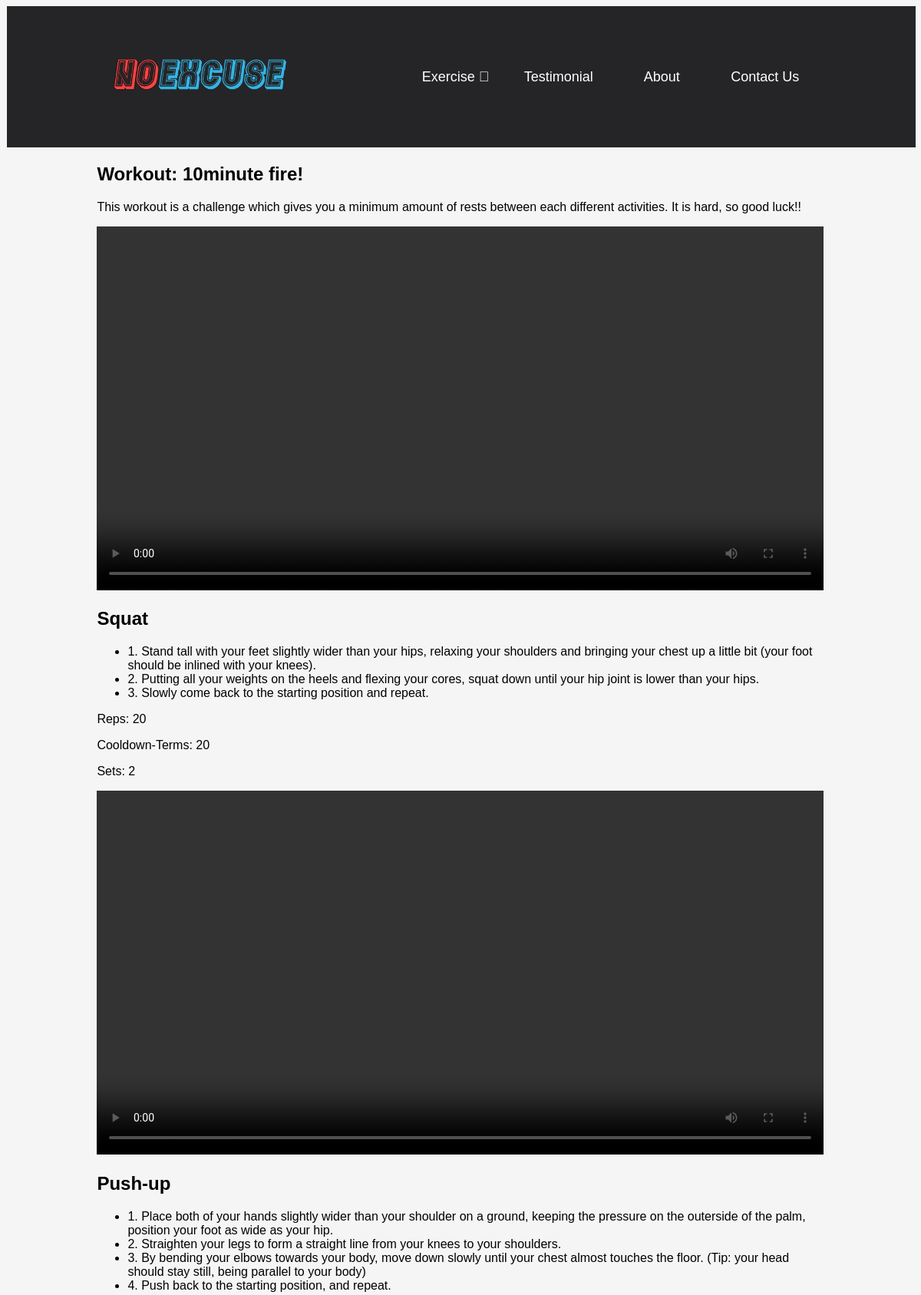
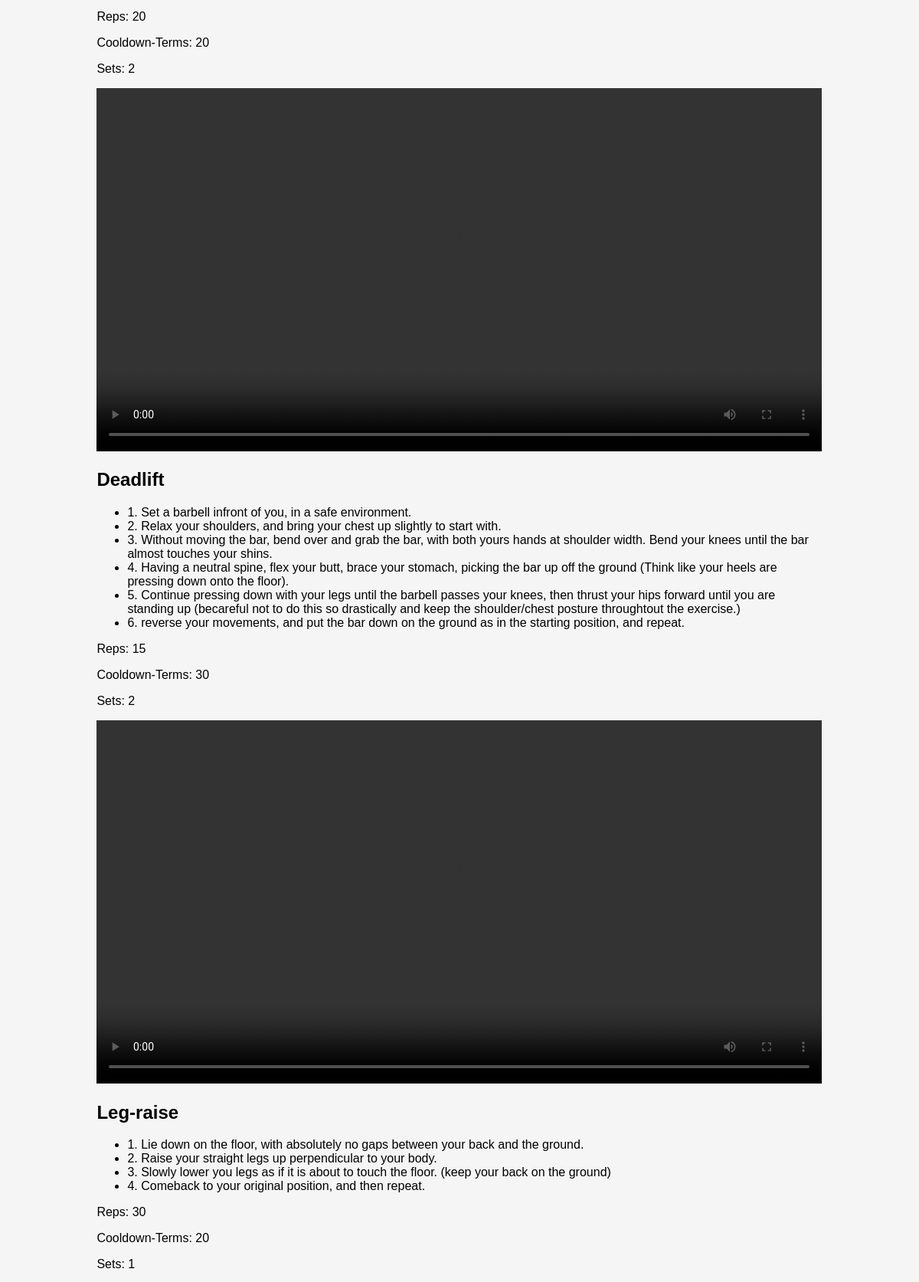
Page /exercisenow/6 (upper part) on the committed database (2 pictures, top to bottom).
### tables this page shows
CREATE TABLE Routine (id INTEGER PRIMARY KEY AUTOINCREMENT, name TEXT, decscription TEXT);

CREATE TABLE ExerciseRoutine (Routine INTEGER REFERENCES Routine (id), Exercise INTEGER REFERENCES Exercise (id), reps INTEGER, sets INTEGER, term INTEGER);

CREATE TABLE Exercise (id INTEGER PRIMARY KEY AUTOINCREMENT, name TEXT, weight INTEGER, description TEXT);

### app.py (the view)
@app.route('/exercisenow/<int:id>')
def exercisenow(id):
    exercisenow = sqlite_conn('database.db', 'SELECT Exercise.name, ExerciseRoutine.reps, ExerciseRoutine.sets, ExerciseRoutine.term, Exercise.description FROM ExerciseRoutine INNER JOIN Exercise ON ExerciseRoutine.Exercise=Exercise.id WHERE ExerciseRoutine.Routine= (SELECT id FROM Routine WHERE id = {})'.format(id))
    description = sqlite_conn('database.db', 'SELECT Routine.decscription FROM Routine Where id == {};'.format(id), True)
    return render_template('exercisenow.html', exercisenow=exercisenow, description=description[0])

### app.py (called while the page is built)
def sqlite_conn(database, query, single=False):
    conn = sqlite3.connect(database)
    cur = conn.cursor()
    cur.execute(query)
    results = cur.fetchone() if single else cur.fetchall()
    conn.close()
    return results

### templates/exercisenow.html
{% extends 'layout.html' %}
{% block content %}
    <div class="exercisenow">
        {{description|safe}}
        {% for exercise in exercisenow %}
            <video controls><source src="/static/Exercise_Video/{{exercise[0]}}.mp4" type="video/mp4"></video>
            <p>{{exercise[4]|safe}} </p>
            <p>Reps: {{exercise[1]}}</p>
            <p>Cooldown-Terms: {{exercise[3]}}</p>
            <p>Sets: {{exercise[2]}}</p>
        {% endfor %}
    </div>
{% endblock %}

### static/css/style.css (style rules this page uses)
html { box-sizing: border-box; margin: 0; padding: 0; background-color:whitesmoke; font-family: Verdana, Tahoma, sans-serif; }
.routine *, .routine *::after, *::before { margin: 0; padding: 0; box-sizing: border-box; font-family: Verdana, Tahoma, sans-serif; }
.exercisenow { overflow: auto; width: 80%; height: auto; margin-left: 10%; }
.exercisenow video { width:100%; height:auto; }
.container *, .container *::after, *::before { margin: 0; padding: 0; box-sizing: border-box; font-family: Verdana, Tahoma, sans-serif; }

### rows in the picture
Routine: decscription "Workout: 10minute fire! This workout is a challenge which gives you a minimum amount of rests between each different activities. It is hard, so good luck!!"
ExerciseRoutine: description "Squat 1. Stand tall with your feet slightly wider than your hips, relaxing your shoulders and bringing your chest up a little bit (your foot should be inlined with your knees). 2. Putting all your weights on the heels and flexing your cores, squat down until your hip joint is lower than your hips. 3. Slowly come back to the starting position and repeat.", reps "20", term "20", sets "2"
ExerciseRoutine: description "Push-up 1. Place both of your hands slightly wider than your shoulder on a ground, keeping the pressure on the outerside of the palm, position your foot as wide as your hip. 2. Straighten your legs to form a straight line from your knees to your shoulders. 3. By bending your elbows towards your body, move down slowly until your chest almost touches the floor. (Tip: your head should stay still, being parallel to your body) 4. Push back to the starting position, and repeat.", reps "20", term "20", sets "2"
ExerciseRoutine: description "Deadlift 1. Set a barbell infront of you, in a safe environment. 2. Relax your shoulders, and bring your chest up slightly to start with. 3. Without moving the bar, bend over and grab the bar, with both yours hands at shoulder width. Bend your knees until the bar almost touches your shins. 4. Having a neutral spine, flex your butt, brace your stomach, picking the bar up off the ground (Think like your heels are pressing down onto the floor). 5. Continue pressing down with your legs until the barbell passes your knees, then thrust your hips forward until you are standing up (becareful not to do this so drastically and keep the shoulder/chest posture throughtout the exercise.) 6. reverse your…", reps "15", term "30", sets "2"
ExerciseRoutine: description "Leg-raise 1. Lie down on the floor, with absolutely no gaps between your back and the ground. 2. Raise your straight legs up perpendicular to your body. 3. Slowly lower you legs as if it is about to touch the floor. (keep your back on the ground) 4. Comeback to your original position, and then repeat.", reps "30", term "20", sets "1"
